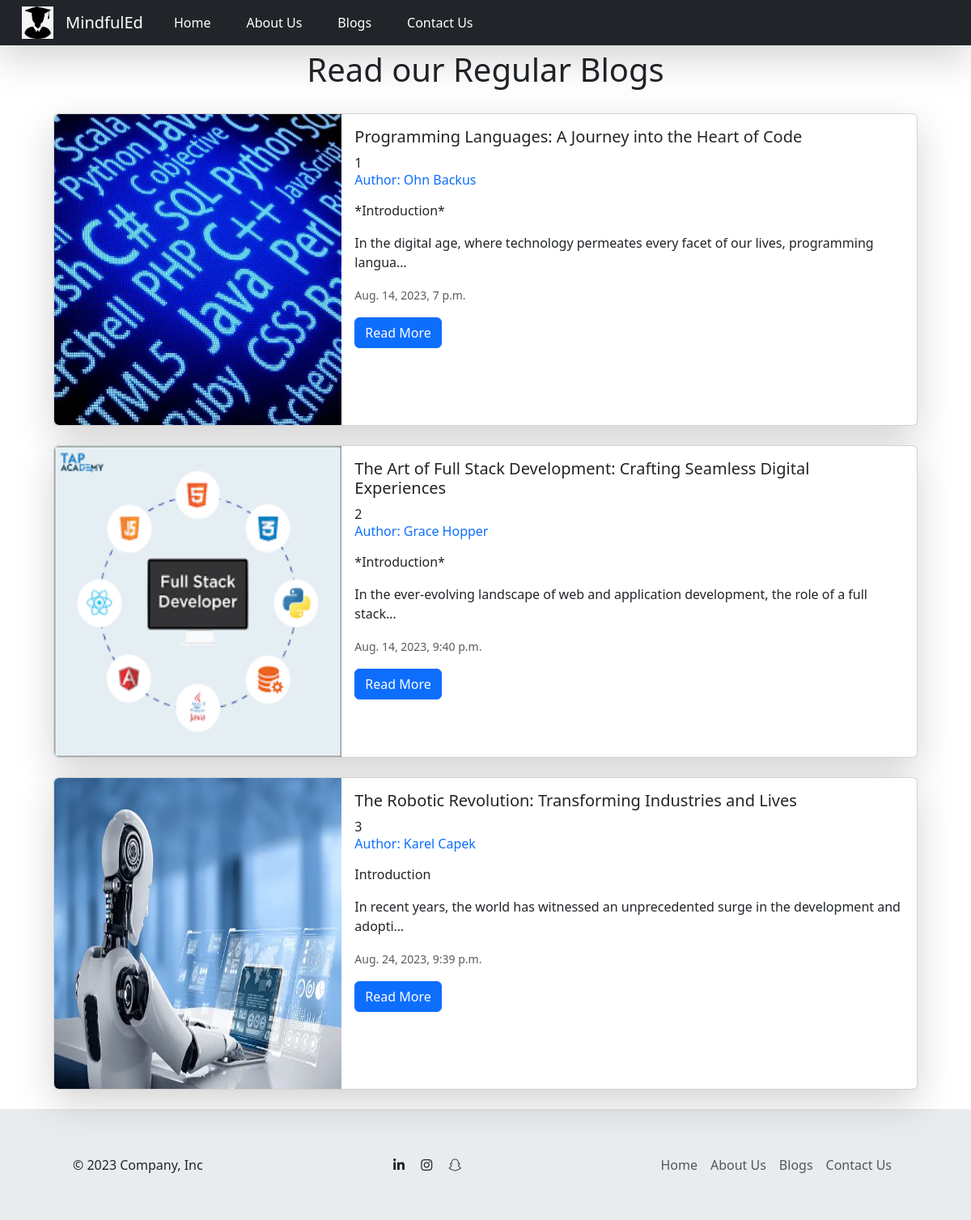
/allblogs/, run on the app's committed database.
### iimtblog/models.py (models this page shows)
class Regular_Blog(models.Model):
    title = models.CharField(max_length=122)
    author = models.CharField(max_length=50)
    content = RichTextField()
    post_date = models.DateTimeField(auto_now_add=True)
    image = models.ImageField(upload_to='image',default="")

### iimtblog/views.py (the view)
# urls.py: path('allblogs/', views.allblogs, name='allblogs'),
def allblogs(request):
    Regular_BlogObj = Regular_Blog.objects.all()
    context = {'name':'Keshri','Regular_BlogObj':Regular_BlogObj}
    return render(request,'allblogs.html',context)

### templates/allblogs.html (shortened to what this page needs)
{% extends 'base.html' %}
{% block body %}
    <div class="container">
        <p style="display: flex; justify-content: center;  font-size: 40px;">Read our Regular Blogs</p>
    </div>
    <div class="container-fluid">
        <div class="container">
            {% for obj in Regular_BlogObj %}
            <div class="card m-4 shadow-lg">
                <div class="row g-0">
                    <div class="col-md-4">
                        <img src="/media/{{obj.image}}" class="img-fluid rounded-start" alt="..." style=" width: 48vh; height: 48vh;">
                    </div>
                    <div class="col-md-8">
                        <div class="card-body">
                            <h5 class="card-title">{{obj.title}}</h5>
                            {{obj.id}}
                            <h6 class="text-primary">Author: {{obj.author}}</h6>
                            <p class="card-text">{{obj.content|safe|truncatechars:120}}</p>
                            <p class="card-text"><small class="text-body-secondary">{{obj.post_date}}</small></p>
                            <a href="{% url 'view_blog' obj.id %}" class="btn btn-primary">Read More</a>
                        </div>
                    </div>
                </div>
            </div>
            {% endfor %}
            </div>
        </div>
{% endblock body %}

### data on the page
Regular_Blog: image (picture), title "Programming Languages: A Journey into the Heart of Code", id "1", author "Ohn Backus", content "*Introduction* In the digital age, where technology permeates every facet of our lives, programming langua…", post_date "Aug. 14, 2023, 7 p.m."
Regular_Blog: image (picture), title "The Art of Full Stack Development: Crafting Seamless Digital Experiences", id "2", author "Grace Hopper", content "*Introduction* In the ever-evolving landscape of web and application development, the role of a full stack…", post_date "Aug. 14, 2023, 9:40 p.m."
Regular_Blog: image (picture), title "The Robotic Revolution: Transforming Industries and Lives", id "3", author "Karel Capek", content "Introduction In recent years, the world has witnessed an unprecedented surge in the development and adopti…", post_date "Aug. 24, 2023, 9:39 p.m."
